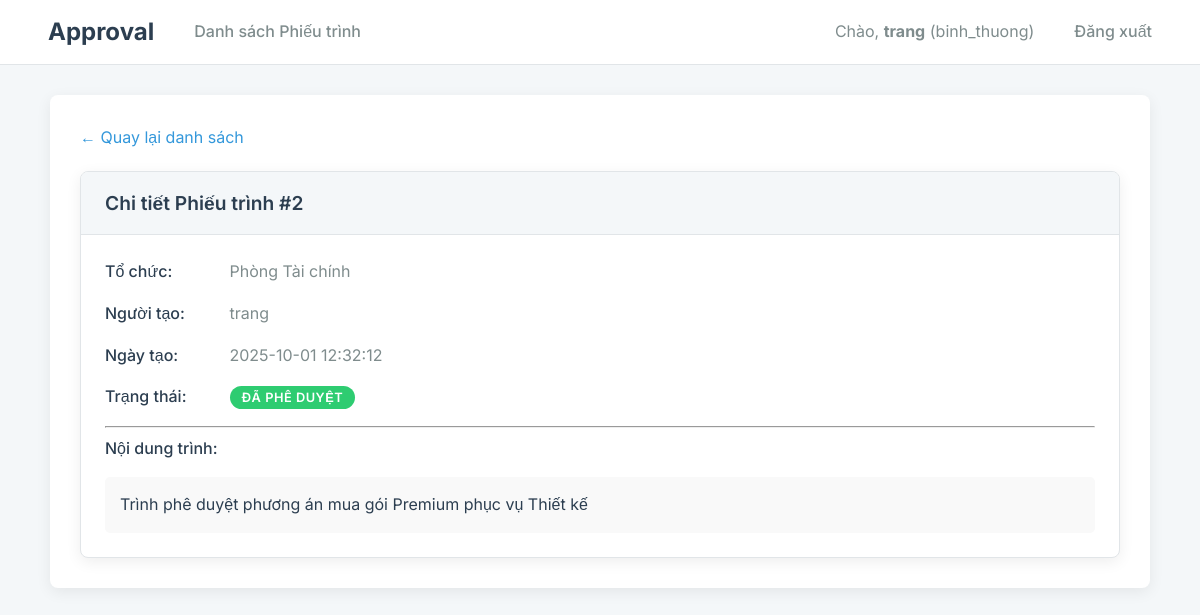
The page /phieu-trinh/2 (signed in) on the database its author committed.
### tables this page shows
CREATE TABLE users (
    id INTEGER PRIMARY KEY AUTOINCREMENT,
    username TEXT NOT NULL UNIQUE,
    password TEXT NOT NULL,
    organization_id INTEGER,
    notes TEXT,
    role TEXT NOT NULL,
    FOREIGN KEY (organization_id) REFERENCES organizations (id)
);

CREATE TABLE submissions (
    id INTEGER PRIMARY KEY AUTOINCREMENT,
    organization_id INTEGER NOT NULL,
    content TEXT NOT NULL,
    status TEXT NOT NULL,
    created_by_id INTEGER NOT NULL,
    created_at DATETIME DEFAULT CURRENT_TIMESTAMP,
    FOREIGN KEY (organization_id) REFERENCES organizations (id),
    FOREIGN KEY (created_by_id) REFERENCES users (id)
);

CREATE TABLE organizations (
    id INTEGER PRIMARY KEY AUTOINCREMENT,
    name TEXT NOT NULL UNIQUE
);

### app.py (the view)
@app.route('/phieu-trinh/<int:id>')
@login_required
def phieu_trinh_chi_tiet(id):
    db = get_db()
    submission = db.execute('''
        SELECT s.*, o.name as org_name, u.username as creator_name
        FROM submissions s
        JOIN organizations o ON s.organization_id = o.id
        JOIN users u ON s.created_by_id = u.id
        WHERE s.id = ?
    ''', (id,)).fetchone()
    can_approve = (
        session['role'] == 'phe_duyet' and
        session['organization_id'] == submission['organization_id'] and
        submission['status'] == 'Chờ phê duyệt'
    )
    return render_template('phieu_trinh_chi_tiet.html', submission=submission, can_approve=can_approve)

### app.py (called while the page is built)
def get_db():
    db = getattr(g, '_database', None)
    if db is None:
        db = g._database = sqlite3.connect(DATABASE)
        db.row_factory = sqlite3.Row # Giúp truy cập cột bằng tên
    return db

@app.teardown_appcontext
def close_connection(exception):
    db = getattr(g, '_database', None)
    if db is not None:
        db.close()

def login_required(f):
    @wraps(f)
    def decorated_function(*args, **kwargs):
        if 'user_id' not in session:
            return redirect(url_for('login'))
        return f(*args, **kwargs)
    return decorated_function

### templates/phieu_trinh_chi_tiet.html (shortened to what this page needs)
{% extends "base.html" %}
{% block content %}
    <a href="{{ url_for('index') }}">&larr; Quay lại danh sách</a>
    <div class="card">
        <div class="card-header">
            Chi tiết Phiếu trình #{{ submission.id }}
        </div>
        <div class="card-body">
            <p><strong>Tổ chức:</strong> {{ submission.org_name }}</p>
            <p><strong>Người tạo:</strong> {{ submission.creator_name }}</p>
            <p><strong>Ngày tạo:</strong> {{ submission.created_at }}</p>
            <p><strong>Trạng thái:</strong>
                {% if submission.status == 'Chờ phê duyệt' %}
                    <span class="status status-pending">{{ submission.status }}</span>
                {% elif submission.status == 'Đã phê duyệt' %}
                    <span class="status status-approved">{{ submission.status }}</span>
                {% elif submission.status == 'Đã từ chối' %}
                    <span class="status status-rejected">{{ submission.status }}</span>
                {% endif %}
            </p>
            <hr>
            <p><strong>Nội dung trình:</strong></p>
            <div style="white-space: pre-wrap; background: #f9f9f9; padding: 15px; border-radius: 5px;">{{ submission.content }}</div>
        </div>
    </div>
{% endblock %}

### templates/base.html (shortened to what this page needs)
<!DOCTYPE html>
<html lang="vi">
<head>
    <link rel="stylesheet" href="{{ url_for('static', filename='css/style.css') }}">
</head>
<body>
    {% if session['user_id'] %}
    <nav class="navbar">
        <div class="nav-left">
            <a href="{{ url_for('index') }}" class="brand">Approval</a>
            <a href="{{ url_for('index') }}">Danh sách Phiếu trình</a>
        </div>
        <div class="nav-right">
            <span class="user-info">Chào, <strong>{{ session['username'] }}</strong> ({{ session['role'] }})</span>
            <a href="{{ url_for('logout') }}">Đăng xuất</a>
        </div>
    </nav>
    {% endif %}
    <main class="container">
        {% block content %}{% endblock %}
    </main>
</body>
</html>

### static/css/style.css (style rules this page uses)
:root { --primary-color: #3498db; --primary-hover: #2980b9; --success-color: #2ecc71; --danger-color: #e74c3c; --warning-color: #f39c12; --secondary-color: #95a5a6; --background-color: #f4f7f9; --surface-color: #ffffff; --text-color: #2c3e50; --text-secondary-color: #7f8c8d; --border-color: #e1e5e8; --font-family: 'Inter', sans-serif; --border-radius: 8px; --box-shadow: 0 4px 15px rgba(0, 0, 0, 0.07); --transition-speed: 0.2s ease; }
*, *::before, *::after { box-sizing: border-box; }
html { scroll-behavior: smooth; }
body { font-family: var(--font-family); background-color: var(--background-color); color: var(--text-color); margin: 0; line-height: 1.6; -webkit-font-smoothing: antialiased; -moz-osx-font-smoothing: grayscale; }
a { color: var(--primary-color); text-decoration: none; transition: color var(--transition-speed); }
.container { max-width: 1100px; margin: 30px auto; padding: 30px; background-color: var(--surface-color); border-radius: var(--border-radius); box-shadow: var(--box-shadow); }
.navbar { background-color: var(--surface-color); padding: 0 2rem; display: flex; justify-content: space-between; align-items: center; color: var(--text-color); border-bottom: 1px solid var(--border-color); height: 65px; }
.navbar a { color: var(--text-secondary-color); text-decoration: none; padding: 0.75rem 1rem; border-radius: var(--border-radius); font-weight: 500; transition: background-color var(--transition-speed), color var(--transition-speed); }
.navbar .brand { font-size: 1.5rem; font-weight: 700; color: var(--text-color); }
.navbar .user-info { color: var(--text-secondary-color); margin-right: 1rem; }
.nav-left, .nav-right { display: flex; align-items: center; gap: 0.5rem; }
.status { padding: 4px 12px; border-radius: 999px; font-size: 0.8em; font-weight: 600; color: white; white-space: nowrap; text-transform: uppercase; letter-spacing: 0.5px; }
.status-approved { background-color: var(--success-color); }
.card { background-color: var(--surface-color); border: 1px solid var(--border-color); border-radius: var(--border-radius); margin-top: 20px; box-shadow: var(--box-shadow); overflow: hidden; }
.card-header { padding: 1rem 1.5rem; background-color: var(--background-color); border-bottom: 1px solid var(--border-color); font-weight: 600; font-size: 1.2rem; }
.card-body { padding: 1.5rem; }
.card-body p { margin: 0 0 1rem 0; color: var(--text-secondary-color); }
.card-body p strong { display: inline-block; width: 120px; font-weight: 500; color: var(--text-color); }

### rows shown on the page
users: username "trang", role "binh_thuong", creator_name "trang"
submissions: id "2", created_at "2025-10-01 12:32:12", status "ĐÃ PHÊ DUYỆT", content "Trình phê duyệt phương án mua gói Premium phục vụ Thiết kế"
organizations: org_name "Phòng Tài chính"
